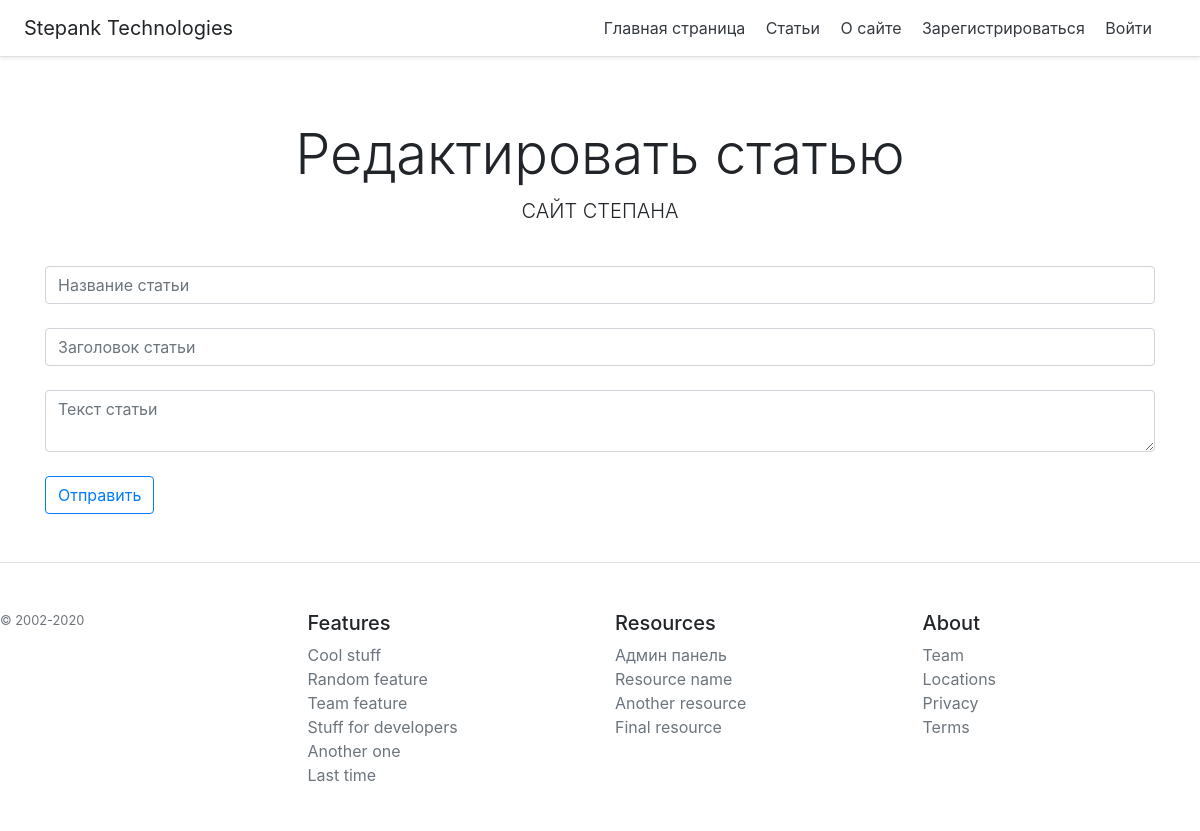
The app's page /admin/edit_article/1, older data.
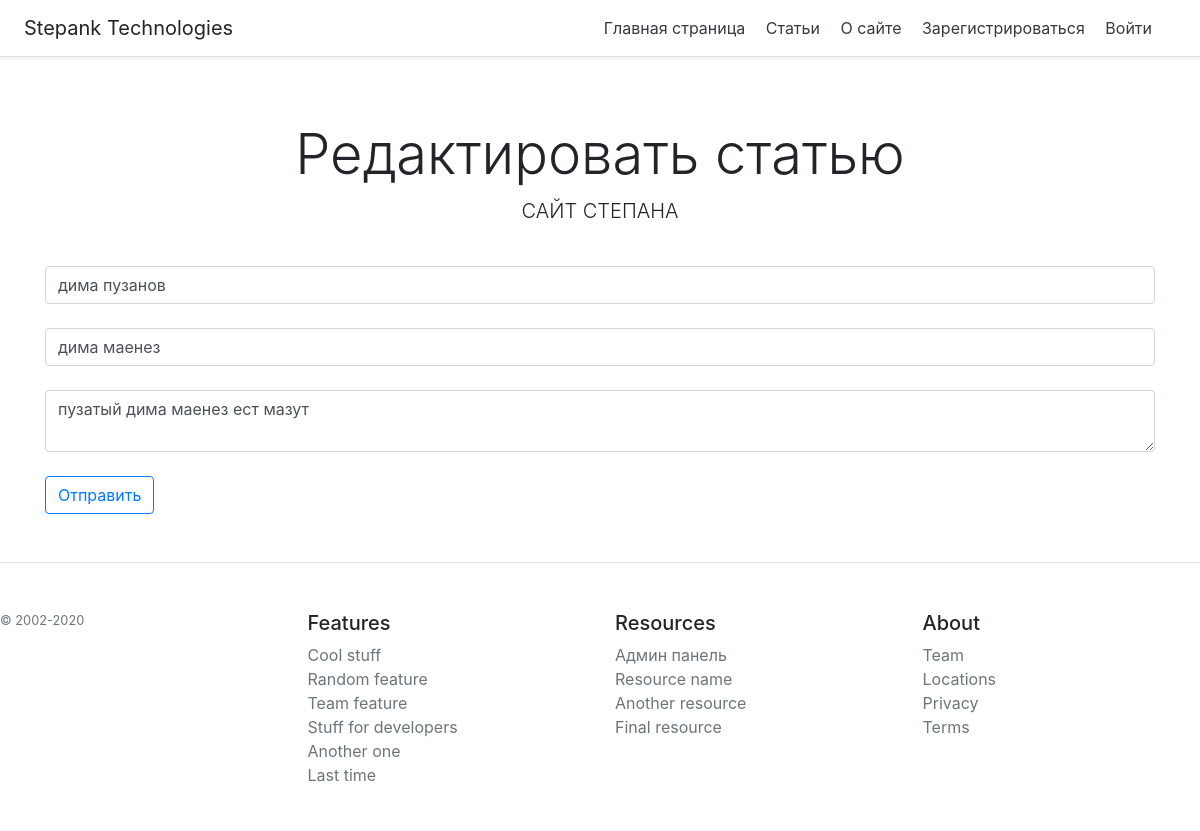
The same page, newer data.
### webapp/models.py (models this page shows, shortened)
class Post(db.Model):
    post_id = db.Column(db.Integer, primary_key=True)
    title = db.Column(db.String(32), nullable=False)
    header = db.Column(db.String(150), nullable=False)
    text = db.Column(db.String(), nullable=False)
    post_creation_date = db.Column(db.DateTime)

### webapp/admin/admin_routes.py (the view)
@admin.route('/edit_article/<int:post_id>', methods=['POST', 'GET'])
def edit_article(post_id):
    post = Post.query.get(post_id)
    if request.method == 'POST':
        try:
            post.title = request.form['title']
            post.header = request.form['header']
            post.text = request.form['text']
            db.session.commit()
            return redirect(url_for('.edit_articles'))
        except:
            return 'Error'
    else:
        return render_template('/admin/edit-article.html', post=post)

### webapp/templates/admin/edit-article.html (shortened to what this page needs)
{% extends 'base.html' %}
{% block home %}
Редактировать статью
{% endblock %}
{% block body %}
<form method="post">
    <input type="text" name="title" id="title" class="form-control" placeholder="Название статьи" value="{{ post.title }}"><br>
    <input type="text" name="header" id="header" class="form-control" placeholder="Заголовок статьи" value="{{ post.header }}"><br>
    <textarea name="text" id="text" cols="" rows="" class="form-control" placeholder="Текст статьи">{{ post.text }}</textarea><br>
    <input type="submit" class="btn btn-outline-primary" value="Отправить">
</form>
{% endblock %}

Row changes from the older to the newer data that the page shows:
added Post: title "дима пузанов", header "дима маенез", text "пузатый дима маенез ест мазут"
